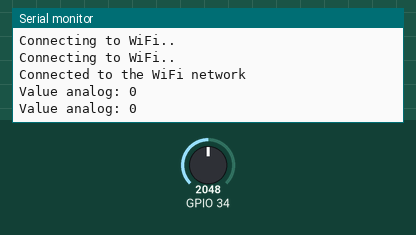
The sketch below on a simulated ESP32. On the bench: the last lines printed to the serial monitor. The inputs (shaded band) are chosen by the test bench; at power-on: GPIO 34 = 2048. WiFi joins after 1.5 s; servers stay silent unless stated.

Above: at 3.0 s.
3.1 s: GPIO 34 set to 2866
At 3.8 s:
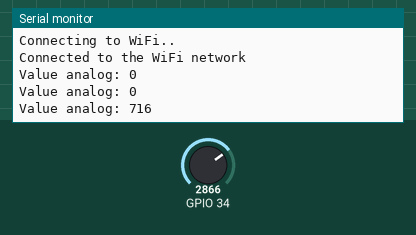
4.6 s: GPIO 34 set to 3603
At 5.2 s:
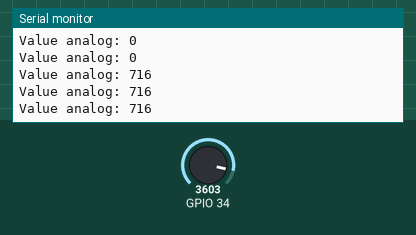
Timing chart, 0 to 7.6 s (numbered marks = the images above; inputs shaded):
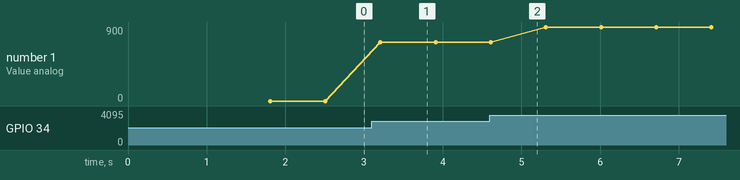

Measured:
- after the input at 3.1 s, the serial monitor: prints a new line after 0.11 s (image 1)
- plotted number 1: 0 → 716 after the input at 3.1 s, 716 → 900 after the input at 4.6 s

The sketch:

Do_do_am_final.ino
```cpp
#define BLYNK_PRINT Serial
#include <WiFi.h>
#include <BlynkSimpleEsp32.h>
BlynkTimer timer;

char auth[] = "rere8rI0QqPoKc2JqFKiJPgeAGqZEinC";
const char* ssid = "VNPT - BAY";
const char* password =  "bay12345";
int value,real_value;

BLYNK_WRITE(A0){
  int value = param.asInt();
  digitalWrite(34, value);
}

void sendSensor()
{
  for(int i=0;i<=9;i++){
    real_value+=analogRead(34);
  }
  value=real_value/40;
  int percent = map(value, 350, 1023, 0, 100);
  percent=100-percent;
  int t = percent;
  Blynk.virtualWrite(V0, t);
}


void setup() {
  Serial.begin(9600);
  WiFi.mode(WIFI_STA);
  WiFi.begin(ssid, password);
  while (WiFi.status() != WL_CONNECTED) {
    delay(500);
    Serial.println("Connecting to WiFi..");
  }
  Serial.println("Connected to the WiFi network");
  // Code sensor
  pinMode(5,INPUT_PULLUP);
  Blynk.begin(auth, ssid, password, IPAddress(192,168,1,5), 8080);
  timer.setInterval(1000L, sendSensor);
}

void loop() {
   Blynk.run();
   timer.run();
  Serial.print("Value analog: ");
  Serial.println(value);
  delay(700);
  real_value=0;
  }
```
